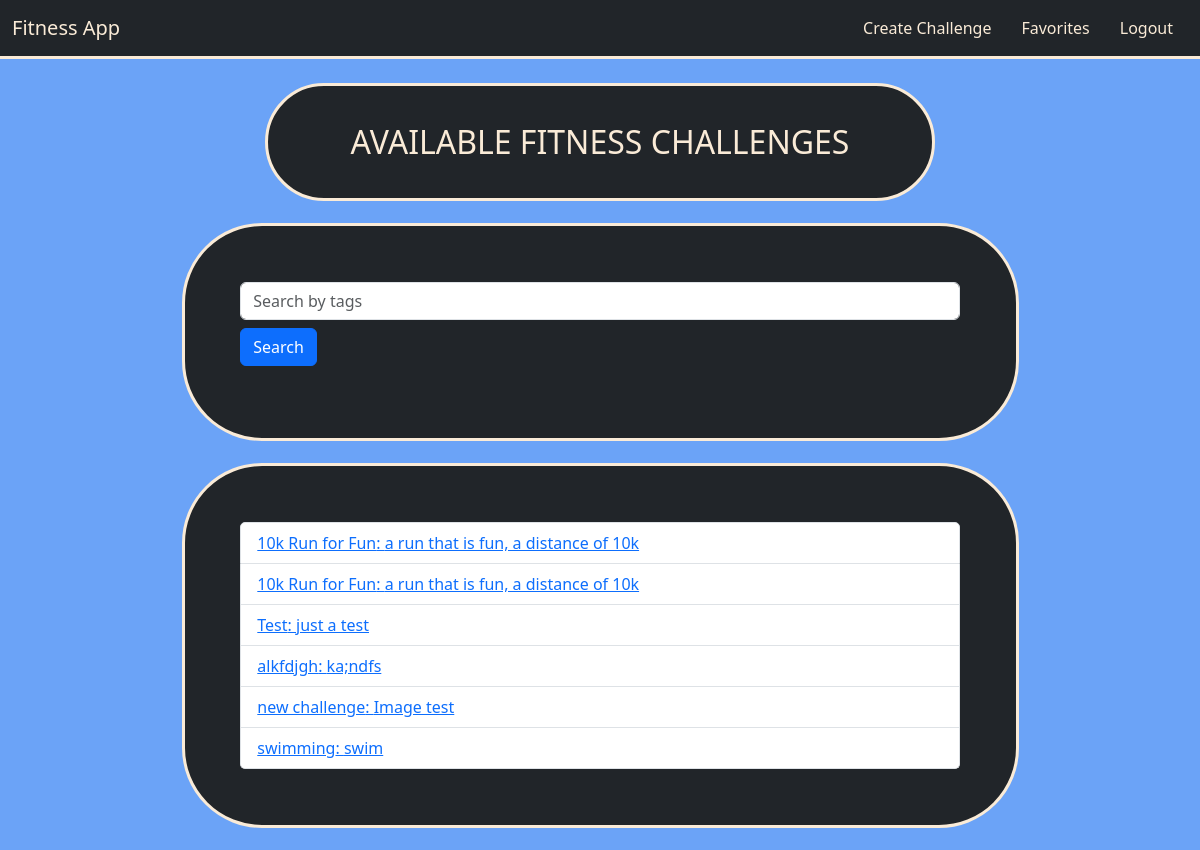
Page /search (signed in) on the committed database.
### models.py (models this page shows)
class Challenge(db.Model):
    id = db.Column(db.Integer, primary_key=True)
    user_id = db.Column(db.Integer, db.ForeignKey('user.id'), nullable=True)
    challenge_type = db.Column(db.String(80), nullable=False)
    image = db.Column(db.String(200), nullable=True)
    description = db.Column(db.Text, nullable=False)
    tags = db.Column(db.String(200), nullable=True)
    created_at = db.Column(db.DateTime, default=func.now())
    goals = db.relationship('Goal', backref='challenge', lazy=True, cascade="all, delete-orphan")
    badges = db.relationship('ChallengeBadge', backref='challenge', lazy=True, cascade="all, delete-orphan")
    chat_messages = db.relationship('ChatMessage', backref='challenge', lazy=True, cascade="all, delete-orphan")
    statuses = db.relationship('UserChallengeStatus', backref='challenge', lazy=True, cascade="all, delete-orphan")
    completions = db.relationship('CompletedChallenge', backref='challenge', lazy=True, cascade="all, delete-orphan")
    favorites = db.relationship('Favorite', backref='challenge', lazy=True, cascade="all, delete-orphan")

### routes/challenge_routes.py (the view)
@challenge_bp.route('/search')
def search():
    query = request.args.get('query', '')
    challenges = Challenge.query.filter(Challenge.tags.contains(query)).all()
    return render_template('index.html', challenges=challenges)

### templates/index.html (shortened to what this page needs)
{% extends "layout.html" %}
{% block content %}
  <div class="container titles">
    <p class="headers">AVAILABLE FITNESS CHALLENGES</p>
  </div>
  <div class="card content gap border-3">
    <form method="get" action="{{ url_for('challenge_bp.search') }}" class="mb-3">
      <input type="text" name="query" placeholder="Search by tags" class="form-control">
      <button type="submit" class="btn btn-primary mt-2">Search</button>
    </form>
  </div>
  <div class="card content gap border-3">
    <ul class="list-group">
      {% for challenge in challenges %}
      <li class="list-group-item d-flex justify-content-between align-items-center">
        <a href="{{ url_for('challenge_bp.challenge', challenge_id=challenge.id) }}">
          {{ challenge.challenge_type }}: {{ challenge.description }}
        </a>
        </li>
      {% endfor %}
    </ul>
  </div>
{% endblock %}

### static/css/main.css (style rules this page uses)
body { background-color:rgb(107, 163, 247); }
.titles { color: antiquewhite; margin: auto; width: 60%; background-color: #212529; border-style: solid; border-color: antiquewhite; border-radius: 5em; }
.titles .headers { padding: 5%; margin: auto; text-align: center; font-size: 2em; }
.content { color: antiquewhite; padding: 5%; margin: 2% auto; width: 75%; background-color: #212529; border-style: solid; border-color: antiquewhite; border-radius: 5em; }

### rows in the picture
Challenge: challenge_type "10k Run for Fun", description "a run that is fun, a distance of 10k"
Challenge: challenge_type "10k Run for Fun", description "a run that is fun, a distance of 10k"
Challenge: challenge_type "Test", description "just a test"
Challenge: challenge_type "alkfdjgh", description "ka;ndfs"
Challenge: challenge_type "new challenge", description "Image test"
Challenge: challenge_type "swimming", description "swim"
